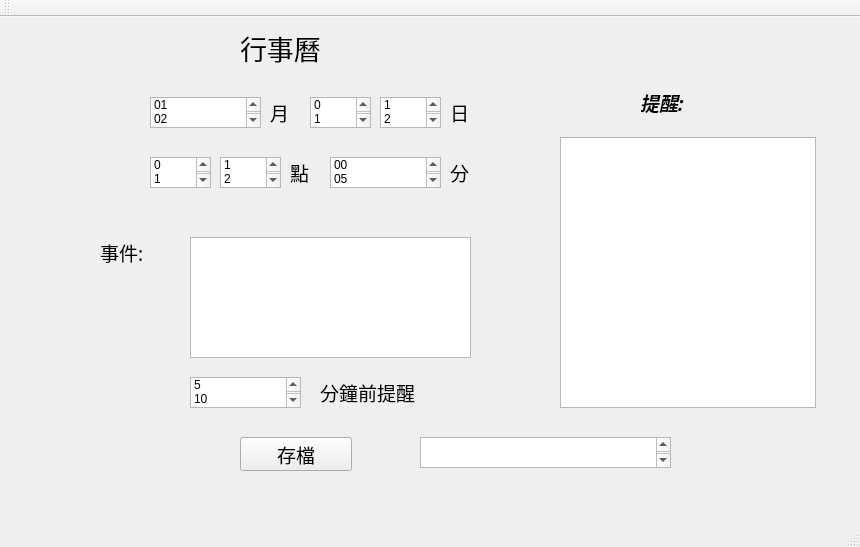
<?xml version="1.0" encoding="UTF-8"?>
<ui version="4.0">
 <class>MainWindow</class>
 <widget class="QMainWindow" name="MainWindow">
  <property name="geometry">
   <rect>
    <x>0</x>
    <y>0</y>
    <width>860</width>
    <height>547</height>
   </rect>
  </property>
  <property name="windowTitle">
   <string>MainWindow</string>
  </property>
  <widget class="QWidget" name="centralWidget">
   <widget class="QListWidget" name="month">
    <property name="geometry">
     <rect>
      <x>150</x>
      <y>80</y>
      <width>111</width>
      <height>31</height>
     </rect>
    </property>
    <item>
     <property name="text">
      <string>01</string>
     </property>
    </item>
    <item>
     <property name="text">
      <string>02</string>
     </property>
    </item>
    <item>
     <property name="text">
      <string>03</string>
     </property>
    </item>
    <item>
     <property name="text">
      <string>04</string>
     </property>
    </item>
    <item>
     <property name="text">
      <string>05</string>
     </property>
    </item>
    <item>
     <property name="text">
      <string>06</string>
     </property>
    </item>
    <item>
     <property name="text">
      <string>07</string>
     </property>
    </item>
    <item>
     <property name="text">
      <string>08</string>
     </property>
    </item>
    <item>
     <property name="text">
      <string>09</string>
     </property>
    </item>
    <item>
     <property name="text">
      <string>10</string>
     </property>
    </item>
    <item>
     <property name="text">
      <string>11</string>
     </property>
    </item>
    <item>
     <property name="text">
      <string>12</string>
     </property>
    </item>
   </widget>
   <widget class="QListWidget" name="day1">
    <property name="geometry">
     <rect>
      <x>310</x>
      <y>80</y>
      <width>61</width>
      <height>31</height>
     </rect>
    </property>
    <item>
     <property name="text">
      <string>0</string>
     </property>
    </item>
    <item>
     <property name="text">
      <string>1</string>
     </property>
    </item>
    <item>
     <property name="text">
      <string>2</string>
     </property>
    </item>
    <item>
     <property name="text">
      <string>3</string>
     </property>
    </item>
   </widget>
   <widget class="QListWidget" name="minute">
    <property name="geometry">
     <rect>
      <x>330</x>
      <y>140</y>
      <width>111</width>
      <height>31</height>
     </rect>
    </property>
    <item>
     <property name="text">
      <string>00</string>
     </property>
    </item>
    <item>
     <property name="text">
      <string>05</string>
     </property>
    </item>
    <item>
     <property name="text">
      <string>10</string>
     </property>
    </item>
    <item>
     <property name="text">
      <string>15</string>
     </property>
    </item>
    <item>
     <property name="text">
      <string>20</string>
     </property>
    </item>
    <item>
     <property name="text">
      <string>25</string>
     </property>
    </item>
    <item>
     <property name="text">
      <string>30</string>
     </property>
    </item>
    <item>
     <property name="text">
      <string>35</string>
     </property>
    </item>
    <item>
     <property name="text">
      <string>40</string>
     </property>
    </item>
    <item>
     <property name="text">
      <string>45</string>
     </property>
    </item>
    <item>
     <property name="text">
      <string>50</string>
     </property>
    </item>
    <item>
     <property name="text">
      <string>55</string>
     </property>
    </item>
   </widget>
   <widget class="QListWidget" name="day2">
    <property name="geometry">
     <rect>
      <x>380</x>
      <y>80</y>
      <width>61</width>
      <height>31</height>
     </rect>
    </property>
    <item>
     <property name="text">
      <string>1</string>
     </property>
    </item>
    <item>
     <property name="text">
      <string>2</string>
     </property>
    </item>
    <item>
     <property name="text">
      <string>3</string>
     </property>
    </item>
    <item>
     <property name="text">
      <string>4</string>
     </property>
    </item>
    <item>
     <property name="text">
      <string>5</string>
     </property>
    </item>
    <item>
     <property name="text">
      <string>6</string>
     </property>
    </item>
    <item>
     <property name="text">
      <string>7</string>
     </property>
    </item>
    <item>
     <property name="text">
      <string>8</string>
     </property>
    </item>
    <item>
     <property name="text">
      <string>9</string>
     </property>
    </item>
    <item>
     <property name="text">
      <string>0</string>
     </property>
    </item>
   </widget>
   <widget class="QListWidget" name="hour1">
    <property name="geometry">
     <rect>
      <x>150</x>
      <y>140</y>
      <width>61</width>
      <height>31</height>
     </rect>
    </property>
    <item>
     <property name="text">
      <string>0</string>
     </property>
    </item>
    <item>
     <property name="text">
      <string>1</string>
     </property>
    </item>
    <item>
     <property name="text">
      <string>2</string>
     </property>
    </item>
   </widget>
   <widget class="QListWidget" name="hour2">
    <property name="geometry">
     <rect>
      <x>220</x>
      <y>140</y>
      <width>61</width>
      <height>31</height>
     </rect>
    </property>
    <item>
     <property name="text">
      <string>1</string>
     </property>
    </item>
    <item>
     <property name="text">
      <string>2</string>
     </property>
    </item>
    <item>
     <property name="text">
      <string>3</string>
     </property>
    </item>
    <item>
     <property name="text">
      <string>4</string>
     </property>
    </item>
    <item>
     <property name="text">
      <string>5</string>
     </property>
    </item>
    <item>
     <property name="text">
      <string>6</string>
     </property>
    </item>
    <item>
     <property name="text">
      <string>7</string>
     </property>
    </item>
    <item>
     <property name="text">
      <string>8</string>
     </property>
    </item>
    <item>
     <property name="text">
      <string>9</string>
     </property>
    </item>
    <item>
     <property name="text">
      <string>0</string>
     </property>
    </item>
   </widget>
   <widget class="QListWidget" name="remindMinute">
    <property name="geometry">
     <rect>
      <x>190</x>
      <y>360</y>
      <width>111</width>
      <height>31</height>
     </rect>
    </property>
    <item>
     <property name="text">
      <string>5</string>
     </property>
    </item>
    <item>
     <property name="text">
      <string>10</string>
     </property>
    </item>
    <item>
     <property name="text">
      <string>15</string>
     </property>
    </item>
    <item>
     <property name="text">
      <string>20</string>
     </property>
    </item>
    <item>
     <property name="text">
      <string>25</string>
     </property>
    </item>
    <item>
     <property name="text">
      <string>30</string>
     </property>
    </item>
   </widget>
   <widget class="QLabel" name="label_8">
    <property name="geometry">
     <rect>
      <x>240</x>
      <y>10</y>
      <width>121</width>
      <height>41</height>
     </rect>
    </property>
    <property name="font">
     <font>
      <family>標楷體</family>
      <pointsize>20</pointsize>
     </font>
    </property>
    <property name="text">
     <string>行事曆</string>
    </property>
   </widget>
   <widget class="QLabel" name="label_2">
    <property name="geometry">
     <rect>
      <x>270</x>
      <y>80</y>
      <width>31</width>
      <height>31</height>
     </rect>
    </property>
    <property name="font">
     <font>
      <family>標楷體</family>
      <pointsize>14</pointsize>
     </font>
    </property>
    <property name="text">
     <string>月</string>
    </property>
   </widget>
   <widget class="QLabel" name="label_3">
    <property name="geometry">
     <rect>
      <x>450</x>
      <y>80</y>
      <width>31</width>
      <height>31</height>
     </rect>
    </property>
    <property name="font">
     <font>
      <family>標楷體</family>
      <pointsize>14</pointsize>
     </font>
    </property>
    <property name="text">
     <string>日</string>
    </property>
   </widget>
   <widget class="QLabel" name="label_4">
    <property name="geometry">
     <rect>
      <x>290</x>
      <y>140</y>
      <width>31</width>
      <height>31</height>
     </rect>
    </property>
    <property name="font">
     <font>
      <family>標楷體</family>
      <pointsize>14</pointsize>
     </font>
    </property>
    <property name="text">
     <string>點</string>
    </property>
   </widget>
   <widget class="QLabel" name="label_5">
    <property name="geometry">
     <rect>
      <x>450</x>
      <y>140</y>
      <width>31</width>
      <height>31</height>
     </rect>
    </property>
    <property name="font">
     <font>
      <family>標楷體</family>
      <pointsize>14</pointsize>
     </font>
    </property>
    <property name="text">
     <string>分</string>
    </property>
   </widget>
   <widget class="QLabel" name="label_9">
    <property name="geometry">
     <rect>
      <x>100</x>
      <y>220</y>
      <width>71</width>
      <height>31</height>
     </rect>
    </property>
    <property name="font">
     <font>
      <family>標楷體</family>
      <pointsize>14</pointsize>
     </font>
    </property>
    <property name="text">
     <string>事件:</string>
    </property>
   </widget>
   <widget class="QTextEdit" name="textEdit">
    <property name="geometry">
     <rect>
      <x>190</x>
      <y>220</y>
      <width>281</width>
      <height>121</height>
     </rect>
    </property>
   </widget>
   <widget class="QLabel" name="label_6">
    <property name="geometry">
     <rect>
      <x>320</x>
      <y>360</y>
      <width>161</width>
      <height>31</height>
     </rect>
    </property>
    <property name="font">
     <font>
      <family>標楷體</family>
      <pointsize>14</pointsize>
     </font>
    </property>
    <property name="text">
     <string>分鐘前提醒</string>
    </property>
   </widget>
   <widget class="QPushButton" name="pushButton">
    <property name="geometry">
     <rect>
      <x>240</x>
      <y>420</y>
      <width>112</width>
      <height>34</height>
     </rect>
    </property>
    <property name="font">
     <font>
      <family>標楷體</family>
      <pointsize>14</pointsize>
     </font>
    </property>
    <property name="text">
     <string>存檔</string>
    </property>
   </widget>
   <widget class="QTextBrowser" name="reminder">
    <property name="geometry">
     <rect>
      <x>560</x>
      <y>120</y>
      <width>256</width>
      <height>271</height>
     </rect>
    </property>
   </widget>
   <widget class="QLabel" name="label_7">
    <property name="geometry">
     <rect>
      <x>640</x>
      <y>70</y>
      <width>71</width>
      <height>31</height>
     </rect>
    </property>
    <property name="font">
     <font>
      <family>標楷體</family>
      <pointsize>14</pointsize>
      <weight>75</weight>
      <italic>true</italic>
      <bold>true</bold>
     </font>
    </property>
    <property name="text">
     <string>提醒: </string>
    </property>
   </widget>
   <widget class="QTextBrowser" name="show">
    <property name="geometry">
     <rect>
      <x>420</x>
      <y>420</y>
      <width>251</width>
      <height>31</height>
     </rect>
    </property>
    <property name="font">
     <font>
      <family>標楷體</family>
      <pointsize>12</pointsize>
     </font>
    </property>
   </widget>
  </widget>
  <widget class="QMenuBar" name="menuBar">
   <property name="geometry">
    <rect>
     <x>0</x>
     <y>0</y>
     <width>860</width>
     <height>29</height>
    </rect>
   </property>
  </widget>
  <widget class="QToolBar" name="mainToolBar">
   <attribute name="toolBarArea">
    <enum>TopToolBarArea</enum>
   </attribute>
   <attribute name="toolBarBreak">
    <bool>false</bool>
   </attribute>
  </widget>
  <widget class="QStatusBar" name="statusBar"/>
 </widget>
 <layoutdefault spacing="6" margin="11"/>
 <resources/>
 <connections/>
</ui>
